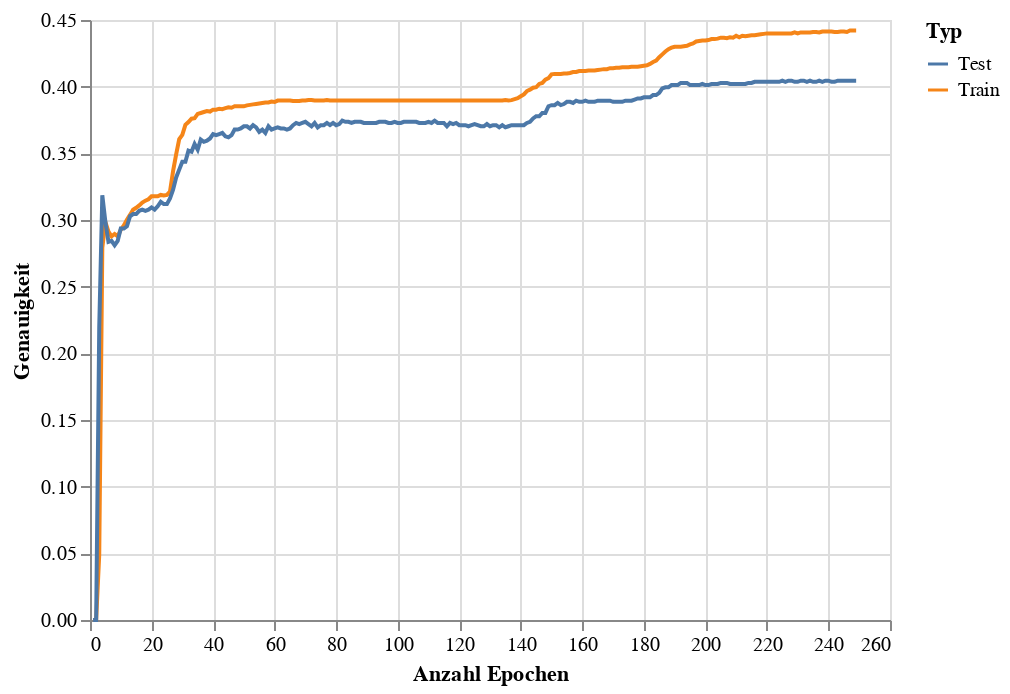

Notebook code for this chart:
### Code cell
train_eval_accuracy_chart = alt.Chart(accuracy_df).mark_line().encode(
    x = alt.X('Epoch',title='Anzahl Epochen'),
    y = alt.Y('Accuracy',title='Genauigkeit'),
    color = alt.Color('Type',title='Typ')
)
train_eval_accuracy_chart

### Figure 1 — Vega-Lite specification as saved in the notebook (floating-point values rounded to 4 significant figures; data arrays with more than 128 entries replaced by an {"elided": "..."} marker saying what was removed)
{"config": {"view": {"continuousWidth": 400, "continuousHeight": 300}}, "data": {"name": "data-13c6a29a62a2f35f95f6a7283873eebd"}, "mark": "line", "encoding": {"color": {"field": "Type", "title": "Typ", "type": "nominal"}, "x": {"field": "Epoch", "title": "Anzahl Epochen", "type": "quantitative"}, "y": {"field": "Accuracy", "title": "Genauigkeit", "type": "quantitative"}}, "$schema": "https://vega.github.io/schema/vega-lite/v4.17.0.json", "datasets": {"data-13c6a29a62a2f35f95f6a7283873eebd": {"elided": "498 records"}}}
